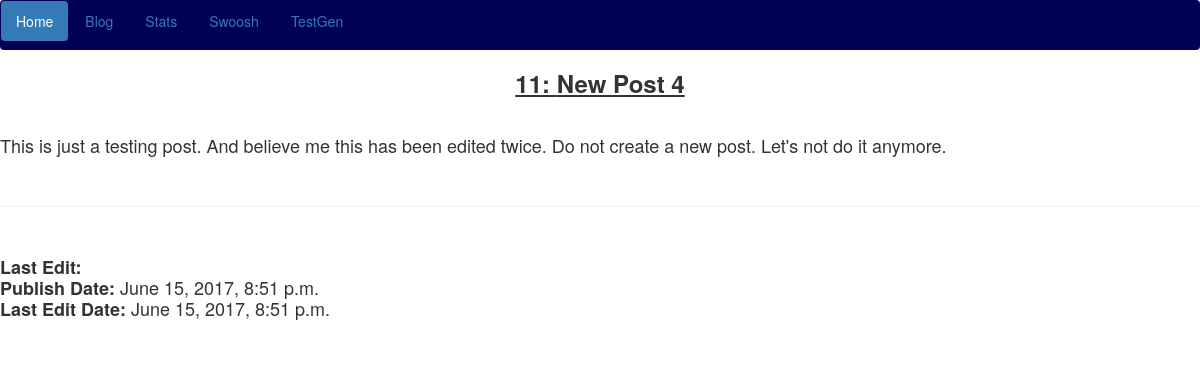
/blog/11, run on an earlier commit of the app's database.
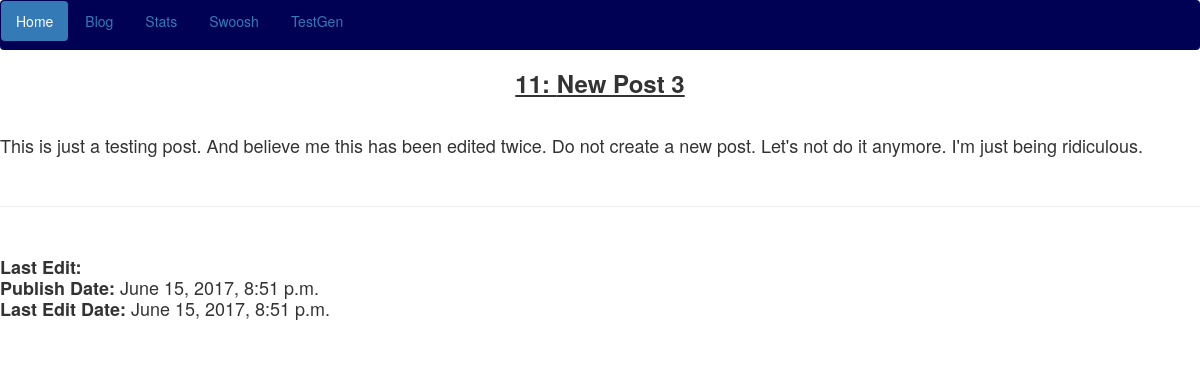
And on a later commit of the database.
### blog/models.py (models this page shows, shortened)
class Post(models.Model):
    title = models.CharField(max_length=140)
    body = models.TextField()
    date = models.DateTimeField(default=now)
    last_edit_date = models.DateTimeField(default=now)
    tags = models.CharField(max_length=140)

### blog/views.py (the view)
# urls.py: url(r'^(?P<pk>\d+)$', views.post_detail, name="post_detail"),
def post_detail(request, pk):
    return render(request, 'blog/post_detail.html', {'post': Post.objects.filter(id=pk)[0]})

### blog/templates/blog/post_detail.html (shortened to what this page needs)
{% extends "home/base.html" %}
{% block content %}
<center><h3><b><u>{{post.id}}: {{post.title}}</u></b></h3></center>
    <br>
    <h4>
			{{post.body | safe}}
    </h4>
    <br> <hr> <br>
    <h4>
			<b>Last Edit:</b> {{post.last_edit}} <br>
			<b> Publish Date:</b> {{post.date}} <br>
			<b> Last Edit Date:</b> {{post.last_edit_date}} <br>
    </h4>
{%endblock%}

What changed in the data, as far as the page shows it:
changed Post id 11: title "New Post 4" → "New Post 3"; body "This is just a testing post. And believe me this has been edited twice. Do not create a new post. Let's not do it anymore." → "This is just a testing post. And believe me this has been edited twice. Do not create a new post. Let's not do it anymore. I'm just being ridiculous."
